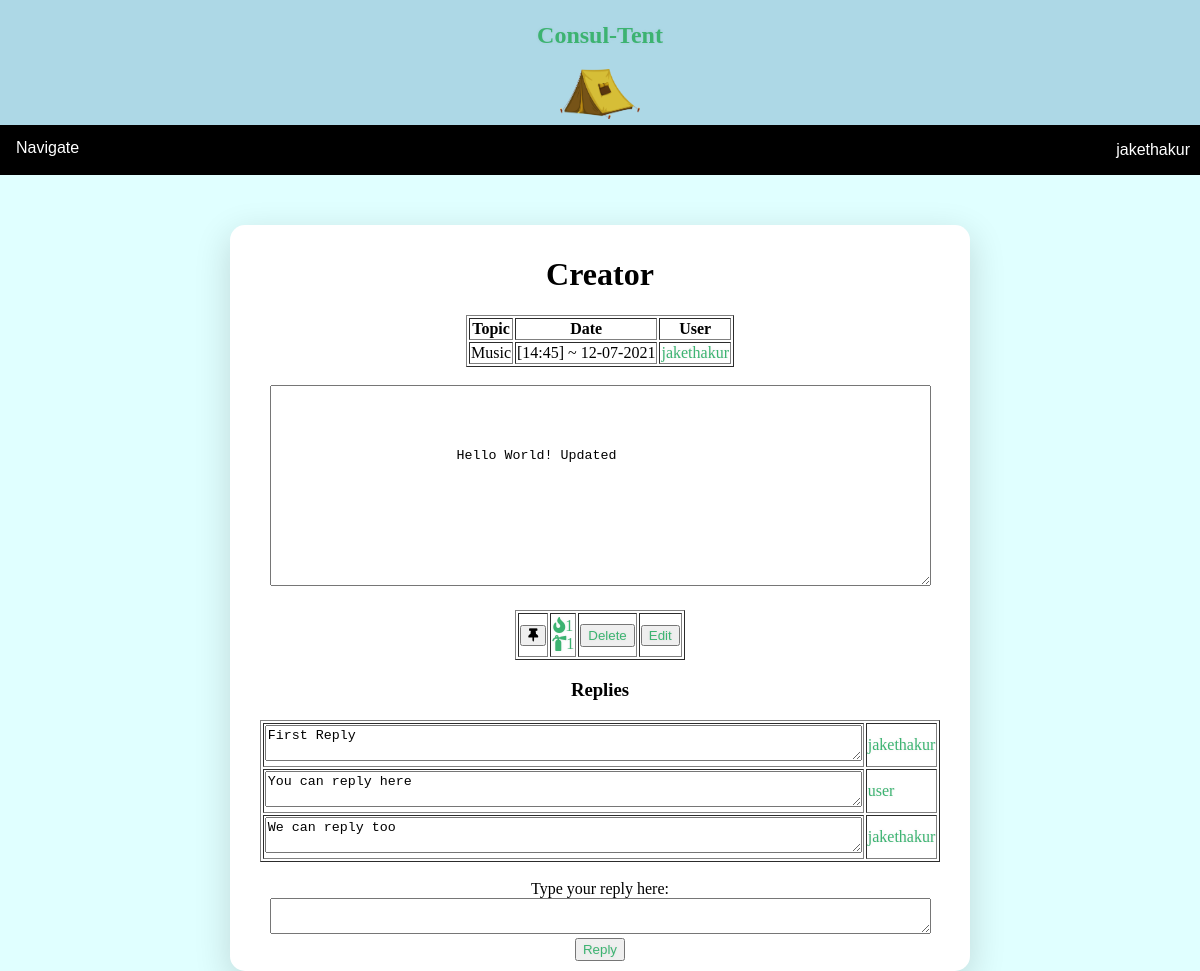
/home/1 (signed in), run on the app's committed database.
### models.py (models this page shows, shortened)
class Content(db.Model):
    id = db.Column("id", db.Integer, primary_key=True)
    title = db.Column("title", db.String(200))
    text = db.Column("text", db.String(100))
    date = db.Column("date", db.String(50))
    user_id = db.Column(db.Integer, db.ForeignKey("user.id"), nullable=False)
    username = db.Column("username", db.String(100))
    comments = db.relationship("Comment", backref="note", cascade="all, delete-orphan", lazy=True)
    upv = db.Column(db.Integer)
    dnv = db.Column(db.Integer)
    topic = db.Column("topic", db.String(100))

class Vote(db.Model):
    user_id = db.Column(db.Integer, db.ForeignKey("user.id"), primary_key=True)
    user = db.relationship("User", backref=db.backref("votes", cascade="all, delete-orphan"))
    content_id = db.Column(db.Integer, db.ForeignKey("content.id"), primary_key=True)
    content = db.relationship("Content", backref=db.backref("votes", cascade="all, delete-orphan"))
    upvotes = db.Column(db.Integer)
    downvotes = db.Column(db.Integer)

class Comment(db.Model):
    id = db.Column(db.Integer, primary_key=True)
    date_posted = db.Column(db.DateTime, nullable=False)
    content = db.Column(db.VARCHAR, nullable=False)
    content_id = db.Column(db.Integer, db.ForeignKey("content.id"), nullable=False)
    user_id = db.Column(db.Integer, db.ForeignKey("user.id"), nullable=False)
    username = db.Column("username", db.String(100))

### driver.py (the view)
@app.route('/home/<content_id>', methods=['GET', 'POST'])
def content(content_id):
    if session.get('user'):
        my_content = db.session.query(Content).filter_by(id=content_id).one()
        esrn = my_content.username
        my_vote = db.session.query(Vote).filter_by(content_id=content_id).first()
        form = CommentForm()
        formv = VoteForm()
        formf = FavoriteForm()
        return render_template('content.html', content=my_content, esrn=esrn, usrn=session['username'], user=session['user'], form=form, formv=formv, formf=formf, votes=my_vote, responder=session['username'])
    else:
        return redirect(url_for('login'))

### forms.py
class CommentForm(FlaskForm):
    class Meta:
        csrf = False
    comment = TextAreaField('Type your reply here:',validators=[Length(min=1)])
    submit = SubmitField('Reply')

class VoteForm(FlaskForm):
    class Meta:
        csrf = False
    vote = RadioField('Vote Post', choices=['upvote', 'downvote'])
    submit = SubmitField('Vote')

### templates/content.html (shortened to what this page needs)
<!DOCTYPE html>
<html lang="en">
    <head>
        <nav>
            <div class="header">
                <a href="{{ url_for('home') }}">
                <h1>Consul-Tent</h1>
                <img src="/static/tent.png" alt="Tent" height="50" width="80">
                </a>
            </div>
            <div class="navbar">
                <div class="dropdown">
                    <button class="dropbtn">Navigate</button>
                </div>
                <p> {{ usrn }} </p>
            </div>
        </nav>
        <link rel="stylesheet" href="{{ url_for('static', filename='main.css') }}">
        <link rel="stylesheet" href="https://use.fontawesome.com/releases/v5.12.1/css/all.css">
    </head>
    <body class="logback">
        <center>
            <div class="homebox">
                <h1>{{ content.title }}</h1>
                <table border="1">
                    <tr>
                        <th>Topic</th>
                        <th>Date</th>
                        <th>User</th>
                    </tr>
                    <tr>
                        <td>{{ content.topic }}</td>
                        <td>{{ content.date }}</td>
                        <td><a href="{{ url_for('user', user_id=content.user_id) }}">{{ content.username }}</a></td>
                    </tr>
                </table>
                <h3><textarea name="content"  rows="13" cols="80" readonly> {{ content.text }} </textarea></h3>
                <table border="1">
                <tr>
                    <td>
                        <form action="{{ url_for('favorite', content_id=content.id) }}" method="post">
                            <div class="wordColor2">
                                <button class="favButton">
                                        <i class="fas fa-thumbtack"></i>
                                </button>
                            </div>
                        </form>
                    </td>
                    <td>
                        <center>
                            <form action="{{ url_for('vote', content_id=content.id) }}" method="post">
                                <div class="wordColor2">
                                    <label>
                                        <i class="fas fa-fire"></i>{{ votes.upvotes }}
                                    </label>
                                    <br/>
                                    <label>
                                        <i class="fas fa-fire-extinguisher"></i>{{ votes.downvotes }}
                                    </label>
                                </div>
                            </form>
                        </center>
                    </td>
                    {% if usrn == esrn %}
                    <td>
                        <form action="{{ url_for('delete_content', content_id=content.id) }}" method="post">
                                <input type="submit" class="wordColor2" value="Delete">
                        </form>
                    </td>
                    <td>
                        <button>
                            <a href="{{ url_for('update_content', content_id=content.id) }}">Edit</a>
                        </button>
                    </td>
                    {% endif %}
                </tr>
                </table>
                <h3>Replies</h3>
                <table border="1">
                {% if content.comments %}
                    {% if content.comments|length > 0 %}
                        {% for comment in content.comments %}
                            <tr>
                                <td><textarea rows="2" cols="72">{{ comment.content }}</textarea></td>
                                <td><a href="{{ url_for('user', user_id=comment.user_id) }}">{{ comment.username }}</a></td>
                            </tr>
                        {% endfor %}
                    {% endif %}
                {% endif %}
                </table><br>
                <form action="{{ url_for('reply', content_id=content.id) }}" method="post">
                    <div class="formwrapper">
                            <div class="form-field">
                                {{ form.comment.label }} <br/> {{ form.comment(rows='2',cols='80') }}
                            </div>
                        {{ form.submit(class="wordColor2") }}
                    </div>
                </form>
            </div>
        </center>
    </body>
</html>

### static/main.css (style rules this page uses)
body { font-family: Arial padding: 0px; margin: 0px; background-color: #e0ffff; }
.header { padding: 2px; text-align: center; background: #ADD8E6; }
.navbar { overflow: hidden; background-color: black; font-family: Arial; color: white; text-align: right; padding-right: 10px; }
.dropdown { float: left; overflow: hidden; }
.dropdown .dropbtn { font-size: 16px; border: none; outline: none; color: white; padding: 14px 16px; background-color: inherit; font-family: inherit; margin: 0; }
.homebox { background-color: #FFFFFF; padding: 10px; scroll-padding: 10px; margin: 50px; width: 60%; height: 80%; border-radius: 15px; box-shadow: 0px 11px 35px 2px rgba(0, 0, 0, 0.14); }
.logback { background-image: url(loginBackground.jpg); background-size: cover; background-repeat: no-repeat; background-attachment: fixed; height: 750px; }
.wordColor2 { text-shadow: 0px 0px 3px rgba(117, 117, 117, 0.12); color: #3CB371; padding-top: 2px; padding-bottom: 2px; text-align: center; }
a { text-shadow: 0px 0px 3px rgba(117, 117, 117, 0.12); color: #3CB371; text-decoration: none }

### data on the page
Content: title "Creator", topic "Music", date "[14:45] ~ 12-07-2021", username "jakethakur", content "Hello World! Updated"
Vote: upvotes "1", downvotes "1"
Comment: content "First Reply", username "jakethakur"
Comment: content "You can reply here", username "user"
Comment: content "We can reply too", username "jakethakur"

### other printed values
{{ usrn }} "jakethakur"
